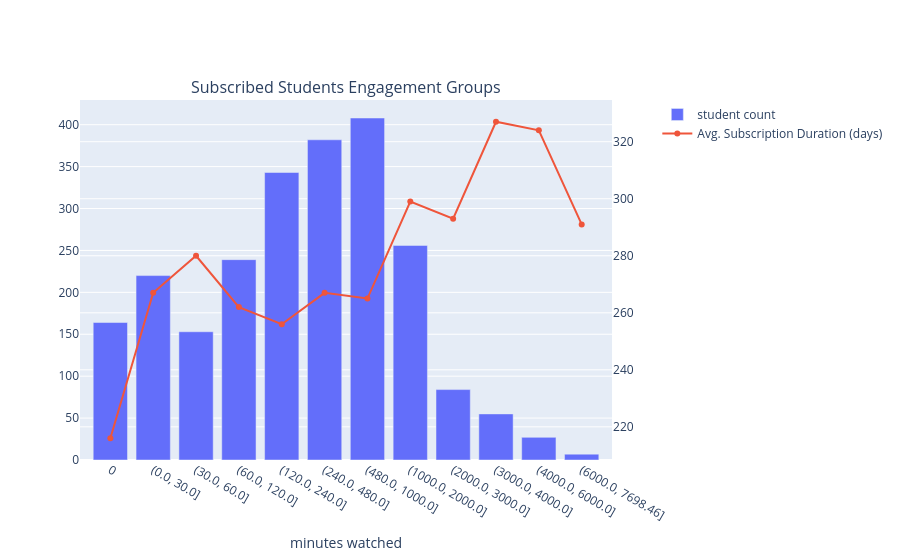

Source (notebook cell):
### Code cell
import numpy as np

def sub_duration_plot():
    df = pd.read_csv("data/sub_duration.csv")
    freq = df.sort_values("total_minutes_watched").groupby("buckets", as_index=False, sort=False).student_id.count()
    df.num_paid_days = df.num_paid_days.str.extract(r"(\d+)").astype(int)
    freq["mean_sub_days"] = np.round(df.sort_values("total_minutes_watched").groupby("buckets", sort=False).num_paid_days.sum().values / freq.student_id.values)

    fig = make_subplots(specs=[[{"secondary_y": True}]], subplot_titles=["Subscribed Students Engagement Groups"])
    fig.add_trace(
        graph_objs.Bar(x=freq.buckets, y=freq.student_id, name="student count"),
        secondary_y=False
    )
    fig.add_trace(
        graph_objs.Scatter(x=freq.buckets, y=freq.mean_sub_days, name="Avg. Subscription Duration (days)"),
        secondary_y=True
    )
    fig.update_layout(
        hovermode="x unified",
        xaxis=dict(title="minutes watched")
    )

    return fig

fig = sub_duration_plot()
fig.show()

### Figure 1 — Plotly figure (JSON) as saved in the notebook; plotly's stock layout.template omitted (floating-point values rounded to 4 significant figures)
{"data": [{"name": "student count", "type": "bar", "x": ["0", "(0.0, 30.0]", "(30.0, 60.0]", "(60.0, 120.0]", "(120.0, 240.0]", "(240.0, 480.0]", "(480.0, 1000.0]", "(1000.0, 2000.0]", "(2000.0, 3000.0]", "(3000.0, 4000.0]", "(4000.0, 6000.0]", "(6000.0, 7698.46]"], "xaxis": "x", "y": [164, 220, 153, 239, 343, 382, 408, 256, 84, 55, 27, 7], "yaxis": "y"}, {"name": "Avg. Subscription Duration (days)", "type": "scatter", "x": ["0", "(0.0, 30.0]", "(30.0, 60.0]", "(60.0, 120.0]", "(120.0, 240.0]", "(240.0, 480.0]", "(480.0, 1000.0]", "(1000.0, 2000.0]", "(2000.0, 3000.0]", "(3000.0, 4000.0]", "(4000.0, 6000.0]", "(6000.0, 7698.46]"], "xaxis": "x", "y": [216.0, 267.0, 280.0, 262.0, 256.0, 267.0, 265.0, 299.0, 293.0, 327.0, 324.0, 291.0], "yaxis": "y2"}], "layout": {"annotations": [{"font": {"size": 16}, "showarrow": false, "text": "Subscribed Students Engagement Groups", "x": 0.47, "xanchor": "center", "xref": "paper", "y": 1, "yanchor": "bottom", "yref": "paper"}], "hovermode": "x unified", "xaxis": {"anchor": "y", "domain": [0, 0.94], "title": {"text": "minutes watched"}}, "yaxis": {"anchor": "x", "domain": [0, 1]}, "yaxis2": {"anchor": "x", "overlaying": "y", "side": "right"}}}
